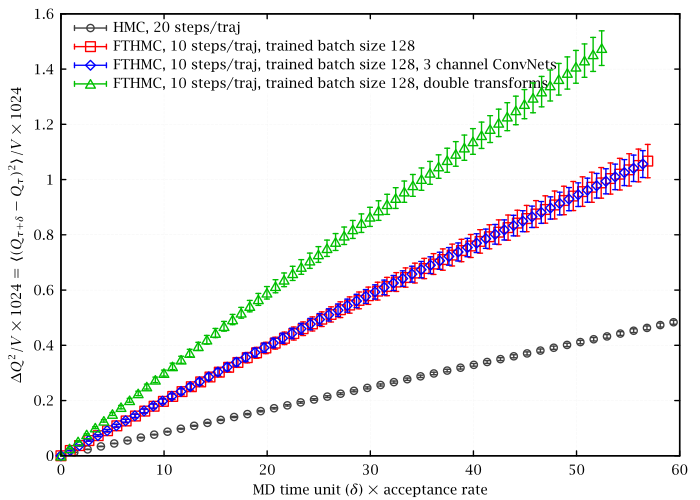

Generate this figure with gnuplot:
set lmargin 9
set grid lc rgb '#f0f0f0'
set xlabel 'MD time unit ($\delta$) $×$ acceptance rate'
set ylabel '$\Delta Q^2/V\times 1024 = \langle (Q_{\tau+\delta}-Q_\tau)^2 \rangle/V\times 1024$'
set key left Left reverse
pf(f)="<sed -n '/^beta: 6$/,/^beta: /{/^BEGIN dQ2$/,/^END dQ2$/{/dQ2/d;p;};}' ../../u1_2d/stats/".f."_dq2_post_train"
set xrange [0:60]
plot\
	pf("t_hmc_2") u ($1*20*0.074845677855114881*0.86284):($2*4.):($4*4.) w e t 'HMC, 20 steps/traj',\
	pf("t_force_b25_0s0a") u ($1*10*0.1*0.90332):($2*4.):($4*4.) w e t 'FTHMC, 10 steps/traj, trained batch size 128',\
	pf("t_force_b25_0s0ac") u ($1*10*0.1*0.895744):($2*4.):($4*4.) w e t 'FTHMC, 10 steps/traj, trained batch size 128, 3 channel ConvNets',\
	pf("t_force_b25_0s0a_t2") u ($1*10*0.1*0.832382):($2*4.):($4*4.) w e t 'FTHMC, 10 steps/traj, trained batch size 128, double transforms'
